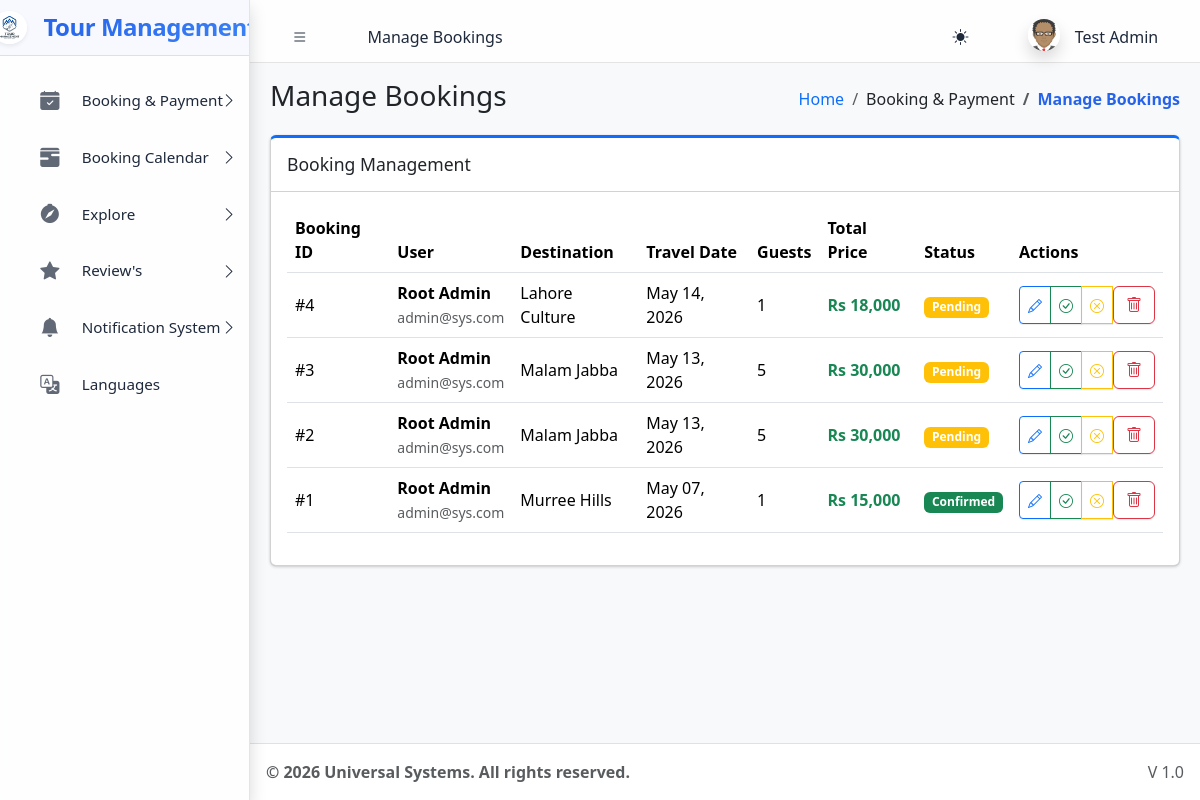
Page /dashboards/super_admin/manage_bookings.php (signed in) on the committed database.
### tables this page shows
CREATE TABLE `sys_pages` (
  `id` int(11) NOT NULL,
  `parent_id` int(11) DEFAULT 0,
  `page_name` varchar(100) NOT NULL,
  `page_url` varchar(255) DEFAULT '#',
  `icon_class` varchar(50) DEFAULT 'bi bi-circle',
  `sort_order` int(11) DEFAULT 0
);

CREATE TABLE `bookings` (
  `id` int(11) NOT NULL,
  `user_id` int(11) NOT NULL,
  `destination_id` int(11) NOT NULL,
  `booking_date` datetime DEFAULT current_timestamp(),
  `travel_date` date NOT NULL,
  `guests` int(11) NOT NULL DEFAULT 1,
  `total_price` varchar(50) NOT NULL,
  `status` enum('Pending','Confirmed','Cancelled') DEFAULT 'Pending',
  `payment_status` enum('Unpaid','Paid') DEFAULT 'Unpaid',
  `notes` text DEFAULT NULL,
  `created_at` timestamp NOT NULL DEFAULT current_timestamp()
);

CREATE TABLE `users` (
  `id` int(11) NOT NULL,
  `name` varchar(100) NOT NULL,
  `email` varchar(100) NOT NULL,
  `password` varchar(255) NOT NULL,
  `role` varchar(50) NOT NULL,
  `identity_no` varchar(50) DEFAULT NULL,
  `registration_no` varchar(50) DEFAULT NULL,
  `is_active` tinyint(1) DEFAULT 1
);

CREATE TABLE `destinations` (
  `id` int(11) NOT NULL,
  `name` varchar(255) NOT NULL,
  `type` varchar(100) DEFAULT NULL,
  `hero_image` varchar(255) DEFAULT NULL,
  `duration` varchar(50) DEFAULT NULL,
  `price` varchar(50) DEFAULT NULL,
  `intensity` enum('Low','Medium','High') DEFAULT NULL,
  `description` text DEFAULT NULL,
  `environment` text DEFAULT NULL,
  `accommodation` text DEFAULT NULL,
  `activities` longtext DEFAULT NULL CHECK (json_valid(`activities`)),
  `is_deleted` tinyint(1) DEFAULT 0,
  `category` enum('Adventure','Relaxation','Educational') DEFAULT 'Adventure',
  `gravity_level` varchar(50) DEFAULT '1.0g',
  `itinerary` longtext DEFAULT NULL CHECK (json_valid(`itinerary`)),
  `route_data` longtext DEFAULT NULL CHECK (json_valid(`route_data`)),
  `created_at` timestamp NOT NULL DEFAULT current_timestamp()
);

### dashboards/super_admin/manage_bookings.php (the view, shortened to what this page needs)
<?php
require_once '../../includes/header.php';
$query = "
    SELECT b.*, u.name as user_name, u.email as user_email, d.name as dest_name
    FROM bookings b
    JOIN users u ON b.user_id = u.id
    JOIN destinations d ON b.destination_id = d.id
    ORDER BY b.created_at DESC
";
$bookings = $pdo->query($query)->fetchAll();
?>
<div class="card card-primary card-outline">
    <div class="card-header">
        <h3 class="card-title">Booking Management</h3>
    </div>
    <div class="card-body">
        <div class="table-responsive">
            <table class="table table-hover align-middle">
                <thead>
                    <tr>
                        <th>Booking ID</th>
                        <th>User</th>
                        <th>Destination</th>
                        <th>Travel Date</th>
                        <th>Guests</th>
                        <th>Total Price</th>
                        <th>Status</th>
                        <th>Actions</th>
                    </tr>
                </thead>
                <tbody>
                    <?php foreach($bookings as $b): ?>
                    <tr>
                        <td>#<?= $b['id'] ?></td>
                        <td>
                            <strong><?= htmlspecialchars($b['user_name']) ?></strong><br>
                            <small class="text-muted"><?= htmlspecialchars($b['user_email']) ?></small>
                        </td>
                        <td><?= htmlspecialchars($b['dest_name']) ?></td>
                        <td><?= date('M d, Y', strtotime($b['travel_date'])) ?></td>
                        <td><?= $b['guests'] ?></td>
                        <td class="fw-bold text-success"><?= $b['total_price'] ?></td>
                        <td>
                            <?php
                                $statusClass = 'bg-warning';
                                if($b['status'] == 'Confirmed') $statusClass = 'bg-success';
                            ?>
                            <span class="badge <?= $statusClass ?>"><?= $b['status'] ?></span>
                        </td>
                        <td>
                            <div class="btn-group btn-group-sm">
                                <button class="btn btn-outline-primary" data-bs-toggle="modal" data-bs-target="#editModal" onclick='prepareEdit(<?= json_encode($b) ?>)'>
                                    <i class="bi bi-pencil"></i>
                                </button>
                                <button class="btn btn-outline-success" onclick="updateStatus(<?= $b['id'] ?>, 'Confirmed')" title="Confirm">
                                    <i class="bi bi-check-circle"></i>
                                </button>
                                <button class="btn btn-outline-warning" onclick="updateStatus(<?= $b['id'] ?>, 'Cancelled')" title="Cancel">
                                    <i class="bi bi-x-circle"></i>
                                </button>
                                <form method="POST" style="display:inline" onsubmit="return confirm('Delete this booking permanently?')">
                                    <button type="submit" class="btn btn-outline-danger" title="Delete"><i class="bi bi-trash"></i></button>
                                </form>
                            </div>
                        </td>
                    </tr>
                    <?php endforeach; ?>
                </tbody>
            </table>
        </div>
    </div>
</div>
<?php require_once '../../includes/footer.php'; ?>

### includes/header.php (shortened to what this page needs)
<?php
require_once __DIR__ . '/../core/session.php';
$base_path = parse_url(BASE_URL, PHP_URL_PATH);
$current_url = substr($_SERVER['SCRIPT_NAME'], strlen($base_path));
$pageStmt = $pdo->prepare("SELECT * FROM sys_pages WHERE page_url LIKE ? LIMIT 1");
$pageStmt->execute(["%$current_url%"]);
$currentPageData = $pageStmt->fetch();
$pageTitle = $currentPageData['page_name'] ?? 'Dashboard';
$pageId = $currentPageData['id'] ?? 0;
$breadcrumbs = [];
if ($currentPageData) {
    $crumbId = $currentPageData['id'];
    while($crumbId != 0) {
        $crumbStmt = $pdo->prepare("SELECT id, parent_id, page_name, page_url FROM sys_pages WHERE id = ?");
        $crumbStmt->execute([$crumbId]);
        $crumb = $crumbStmt->fetch();
        array_unshift($breadcrumbs, $crumb);
        $crumbId = $crumb['parent_id'];
    }
}
?>
<!DOCTYPE html>
<html lang="en"> <head>
    <link rel="stylesheet" href="<?= BASE_URL ?>assets/css/bootstrap.min.css" />
    <link rel="stylesheet" href="<?= BASE_URL ?>assets/css/bootstrap-icons.css" />
    <link rel="stylesheet" href="<?= BASE_URL ?>assets/css/adminlte.min.css" />
</head>
<body class="layout-fixed sidebar-expand-lg bg-body-tertiary">
<div class="app-wrapper">
    <nav class="app-header navbar navbar-expand bg-body">
        <div class="container-fluid">
            <ul class="navbar-nav">
                <li class="nav-item"> <a class="nav-link" data-lte-toggle="sidebar" href="#" role="button"><i class="bi bi-list"></i></a> </li>
                <li class="nav-item d-none d-md-block"> <a href="#" class="nav-link"><?= $pageTitle ?></a> </li>
            </ul>
            <ul class="navbar-nav ms-auto">
                 <li class="nav-item">
                    <button class="btn btn-link nav-link" id="theme-toggle" type="button">
                        <i class="bi bi-sun-fill" id="theme-icon"></i>
                    </button>
                </li>
                <li class="nav-item dropdown user-menu">
                    <a href="#" class="nav-link dropdown-toggle" data-bs-toggle="dropdown">
                        <img src="<?= !empty($_SESSION['avatar']) ? $_SESSION['avatar'] : BASE_URL.'assets/img/avatar.png' ?>" class="user-image rounded-circle shadow" alt="User Image">
                        <span class="d-none d-md-inline ms-1"><?= htmlspecialchars($_SESSION['name']) ?></span>
                    </a>
                </li>
            </ul>
        </div>
    </nav>
    <?php include 'sidebar.php'; ?>
    <main class="app-main">
        <div class="app-content-header">
            <div class="container-fluid">
                <div class="row">
                    <div class="col-sm-6"><h3 class="mb-0"><?= $pageTitle ?></h3></div>
                    <div class="col-sm-6">
                        <ol class="breadcrumb float-sm-end">
                            <li class="breadcrumb-item"><a href="<?= BASE_URL ?>">Home</a></li>
                            <?php foreach($breadcrumbs as $b): ?>
                                <li class="breadcrumb-item <?= ($b['id'] == $pageId) ? 'active' : '' ?>">
                                    <?= htmlspecialchars($b['page_name']) ?>
                                </li>
                            <?php endforeach; ?>
                        </ol>
                    </div>
                </div>
            </div>
        </div>
        <div class="app-content">
            <div class="container-fluid">

### includes/sidebar.php (shortened to what this page needs)
<aside class="app-sidebar shadow">
    <div class="sidebar-brand">
        <a href="<?= BASE_URL ?>index.php" class="brand-link d-flex align-items-center">
            <img src="<?= BASE_URL ?>assets/img/logo.png" alt="Logo" class="brand-image shadow-sm rounded-circle me-2" style="width: 35px; height: 35px; object-fit: cover;">
            <span class="brand-text h4 mb-0 fw-bold">Tour Management</span>
        </a>
    </div>
    <div class="sidebar-wrapper">
        <nav class="mt-2">
            <ul class="nav sidebar-menu flex-column" data-lte-toggle="treeview" role="menu" data-accordion="false">
                <?php
                function buildMenu($pdo, $parentId = 0, $userRole, $currentUrl)
                {
                    $sql = "
                        SELECT p.* FROM sys_pages p
                        JOIN role_access ra ON p.id = ra.page_id
                        WHERE p.parent_id = ? AND ra.role_key = ?
                        ORDER BY p.sort_order ASC
                    ";
                    $stmt = $pdo->prepare($sql);
                    $stmt->execute([$parentId, $userRole]);
                    $items = $stmt->fetchAll();
                    foreach ($items as $item) {
                        $childStmt = $pdo->prepare("SELECT COUNT(*) FROM sys_pages WHERE parent_id = ?");
                        $childStmt->execute([$item['id']]);
                        $hasChildren = $childStmt->fetchColumn() > 0;
                        $isActive = (strpos($currentUrl, $item['page_url']) !== false && $item['page_url'] !== '#');
                        $menuOpen = $isActive ? 'menu-open' : '';
                        $activeClass = $isActive ? 'active' : '';
                        echo '<li class="nav-item ' . $menuOpen . '">';
                        echo '<a href="' . ($hasChildren ? '#' : BASE_URL . $item['page_url']) . '" class="nav-link ' . $activeClass . '">';
                        echo '<i class="nav-icon ' . $item['icon_class'] . '"></i>';
                        echo '<p>' . htmlspecialchars($item['page_name']);
                        echo '</p></a>';
                        if ($hasChildren) {
                            buildMenu($pdo, $item['id'], $userRole, $currentUrl);
                        }
                        echo '</li>';
                    }
                }
                $base_path = parse_url(BASE_URL, PHP_URL_PATH);
                $cur = substr($_SERVER['SCRIPT_NAME'], strlen($base_path));
                buildMenu($pdo, 0, $_SESSION['role'], $cur);
                ?>
            </ul>
        </nav>
    </div>
</aside>

### includes/header.php (style rules this page uses)
:root { --app-primary-blue: #2563eb; --app-primary-blue-rgb: 37, 99, 235; --app-accent-blue: #3b82f6; --app-sidebar-width: 280px; --app-glass-blur: blur(15px) saturate(180%); }
[data-bs-theme="light"] { --app-sidebar-bg: rgba(255, 255, 255, 0.8); --app-sidebar-text: #1e293b; --app-sidebar-text-rgb: 30, 41, 59; --app-sidebar-border: rgba(0, 0, 0, 0.1); --app-nav-active-bg: rgba(37, 99, 235, 0.1); --app-nav-hover-bg: rgba(0, 0, 0, 0.05); --app-header-bg: rgba(255, 255, 255, 0.8); }
.user-image { width: 30px; height: 30px; object-fit: cover; }
.app-header { background: var(--app-header-bg) !important; backdrop-filter: var(--app-glass-blur); -webkit-backdrop-filter: var(--app-glass-blur); border-bottom: 1px solid var(--app-sidebar-border) !important; }
.breadcrumb-item.active { color: var(--app-primary-blue); font-weight: 600; }
body { transition: background-color 0.3s ease, color 0.3s ease; }
body { top: 0px !important; }

### includes/sidebar.php (style rules this page uses)
.app-sidebar { background: var(--app-sidebar-bg) !important; backdrop-filter: var(--app-glass-blur); -webkit-backdrop-filter: var(--app-glass-blur); border-right: 1px solid var(--app-sidebar-border) !important; transition: all 0.4s cubic-bezier(0.4, 0, 0.2, 1); color: var(--app-sidebar-text) !important; }
.sidebar-brand { background: rgba(var(--app-primary-blue-rgb), 0.03) !important; border-bottom: 1px solid var(--app-sidebar-border) !important; padding: 1.5rem 1rem !important; }
.brand-text { font-weight: 700 !important; letter-spacing: -0.5px; background: linear-gradient(135deg, var(--app-primary-blue) 0%, var(--app-accent-blue) 100%); -webkit-background-clip: text; -webkit-text-fill-color: transparent; }
.nav-link { border-radius: 12px !important; margin: 0.2rem 0.8rem !important; padding: 0.8rem 1rem !important; transition: all 0.3s ease !important; border: 1px solid transparent !important; color: var(--app-sidebar-text) !important; }
.nav-icon { font-size: 1.2rem !important; margin-right: 12px !important; transition: transform 0.3s ease; color: var(--app-sidebar-text); opacity: 0.7; }
.sidebar-menu p { font-weight: 500; font-size: 0.95rem; }

### rows in the picture
sys_pages: page_name "Manage Bookings"
sys_pages: page_name "Booking & Payment"
sys_pages: page_name "Booking Calendar"
sys_pages: page_name "Explore"
sys_pages: page_name "Review's"
sys_pages: page_name "Notification System"
sys_pages: page_name "Languages"
bookings: id "4", user.name "Root Admin", user.email "admin@sys.com", destination.name "Lahore Culture", travel_date "May 14, 2026", guests "1", total_price "Rs 18,000", status "Pending"
bookings: id "3", user.name "Root Admin", user.email "admin@sys.com", destination.name "Malam Jabba", travel_date "May 13, 2026", guests "5", total_price "Rs 30,000", status "Pending"
bookings: id "2", user.name "Root Admin", user.email "admin@sys.com", destination.name "Malam Jabba", travel_date "May 13, 2026", guests "5", total_price "Rs 30,000", status "Pending"
bookings: id "1", user.name "Root Admin", user.email "admin@sys.com", destination.name "Murree Hills", travel_date "May 07, 2026", guests "1", total_price "Rs 15,000", status "Confirmed"

### other values in the picture
$_SESSION['name'] "Test Admin"
$settings['footer_text'] "© 2026 Universal Systems. All rights reserved."
